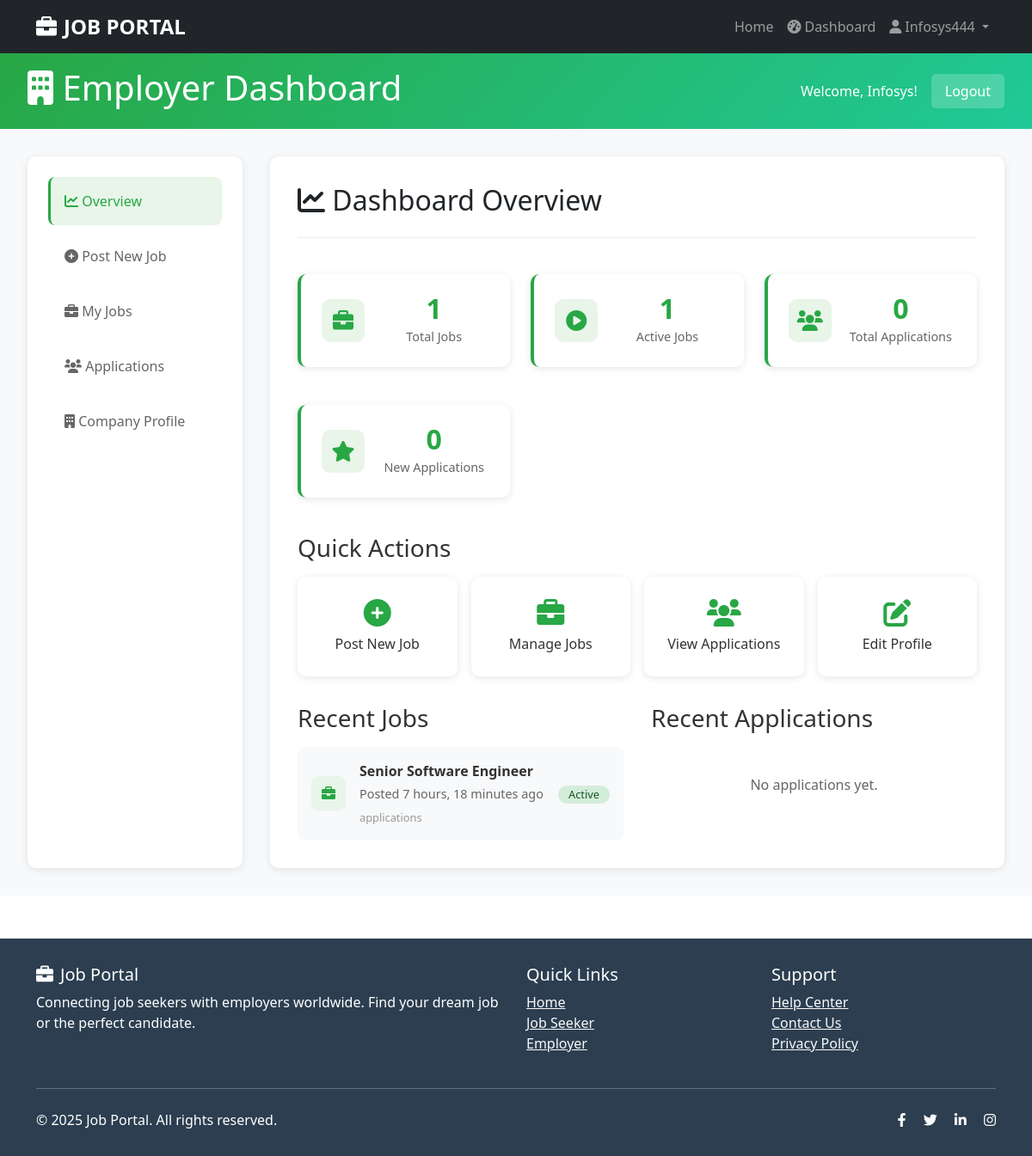
/users/dashboard/employer/ (signed in), run on an earlier commit of the app's database.
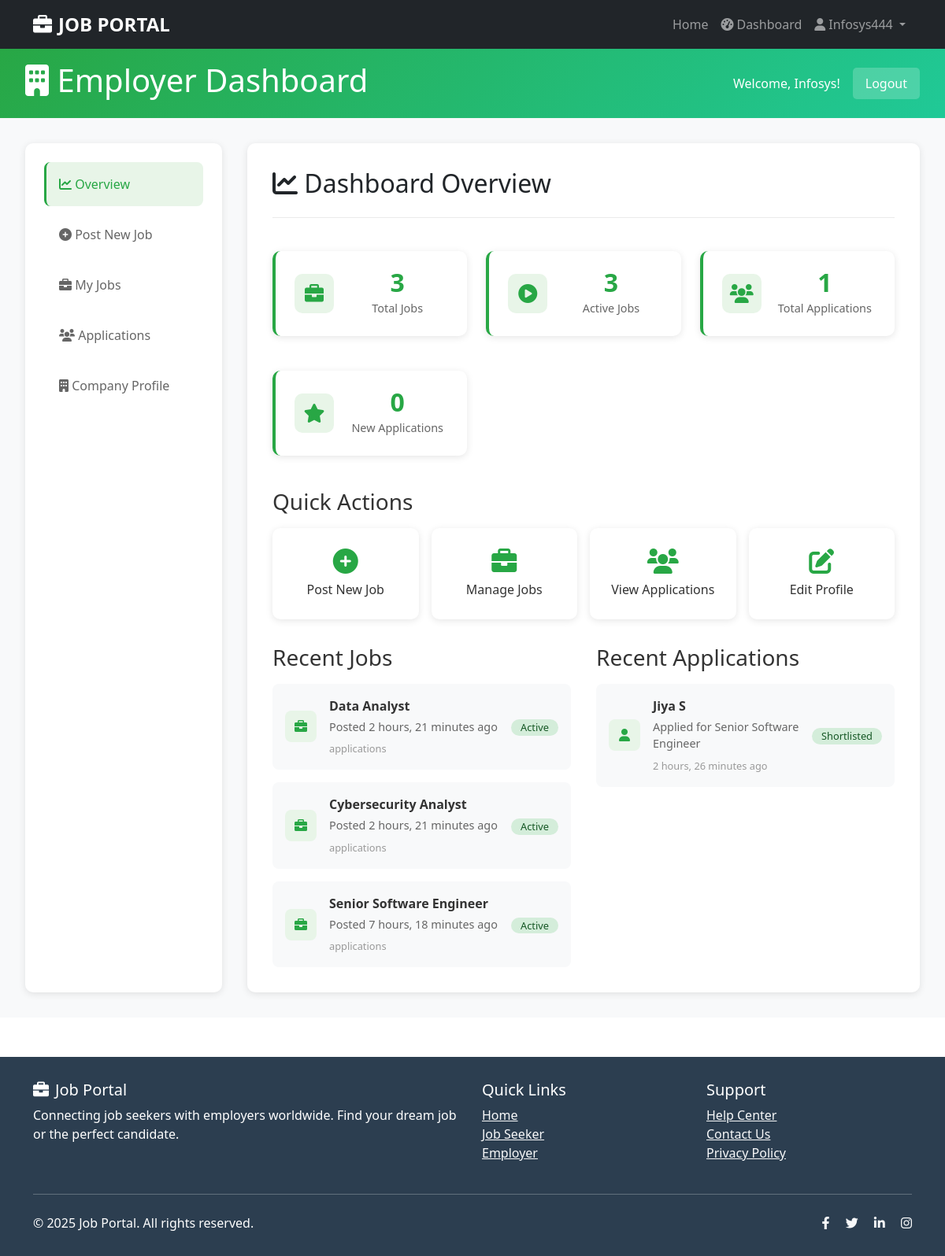
And on a later commit of the database.
### jobs/models.py (models this page shows, shortened)
class Job(models.Model):
    JOB_TYPE_CHOICES = (
        ('full_time', 'Full Time'),
        ('part_time', 'Part Time'),
        ('contract', 'Contract'),
        ('internship', 'Internship'),
        ('remote', 'Remote'),
    )
    EXPERIENCE_LEVEL_CHOICES = (
        ('entry', 'Entry Level'),
        ('mid', 'Mid Level'),
        ('senior', 'Senior Level'),
    )
    employer = models.ForeignKey('users.Employer', on_delete=models.CASCADE)  # Use string reference
    title = models.CharField(max_length=200)
    department = models.CharField(max_length=100)
    location = models.CharField(max_length=100)
    job_type = models.CharField(max_length=20, choices=JOB_TYPE_CHOICES)
    experience_level = models.CharField(max_length=20, choices=EXPERIENCE_LEVEL_CHOICES)
    salary = models.CharField(max_length=100, blank=True)
    description = models.TextField()
    requirements = models.TextField()
    is_active = models.BooleanField(default=True)
    created_at = models.DateTimeField(auto_now_add=True)
    class Meta:
        ordering = ['-created_at']

class Application(models.Model):
    STATUS_CHOICES = (
        ('applied', 'Applied'),
        ('viewed', 'Viewed'),
        ('shortlisted', 'Shortlisted'),
        ('rejected', 'Rejected'),
        ('hired', 'Hired'),
    )
    job_seeker = models.ForeignKey('users.JobSeeker', on_delete=models.CASCADE)  # Use string reference
    job = models.ForeignKey(Job, on_delete=models.CASCADE)
    status = models.CharField(max_length=20, choices=STATUS_CHOICES, default='applied')
    applied_date = models.DateTimeField(auto_now_add=True)
    cover_letter = models.TextField(blank=True)
    class Meta:
        unique_together = ['job_seeker', 'job']
        ordering = ['-applied_date']

### users/models.py (models this page shows, shortened)
class JobSeeker(models.Model):
    user = models.OneToOneField(User, on_delete=models.CASCADE)
    full_name = models.CharField(max_length=100)
    phone = models.CharField(max_length=15)
    location = models.CharField(max_length=100, blank=True)
    skills = models.TextField(blank=True)
    experience = models.TextField(blank=True)
    education = models.TextField(blank=True)
    bio = models.TextField(blank=True)
    resume = models.FileField(upload_to='resumes/', blank=True, null=True)
    created_at = models.DateTimeField(default=timezone.now)

### users/views.py (the view)
# urls.py: path('dashboard/employer/', views.employer_dashboard, name='employer_dashboard'),
@login_required
def employer_dashboard(request):
    if not hasattr(request.user, 'employer'):
        messages.error(request, 'Only employers can access this dashboard.')
        return redirect('dashboard')
    try:
        employer = request.user.employer
        total_jobs = Job.objects.filter(employer=employer).count()
        active_jobs = Job.objects.filter(employer=employer, is_active=True).count()
        total_applications = Application.objects.filter(job__employer=employer).count()
        new_applications = Application.objects.filter(
            job__employer=employer,
            status='applied'
        ).count()
        shortlisted_applications = Application.objects.filter(
            job__employer=employer,
            status='shortlisted'
        ).count()
        recent_jobs = Job.objects.filter(employer=employer).order_by('-created_at')[:5]
        recent_applications = Application.objects.filter(
            job__employer=employer
        ).select_related('job_seeker', 'job').order_by('-applied_date')[:5]
        context = {
            'employer': employer,
            'total_jobs': total_jobs,
            'active_jobs': active_jobs,
            'total_applications': total_applications,
            'new_applications': new_applications,
            'shortlisted_applications': shortlisted_applications,
            'recent_jobs': recent_jobs,
            'recent_applications': recent_applications,
        }
        return render(request, 'users/employer_dashboard.html', context)
    except Employer.DoesNotExist:
        messages.error(request, 'Employer profile not found.')
        return redirect('home')

### templates/users/employer_dashboard.html (shortened to what the changed rows need)
{% extends 'base.html' %}
{% block content %}
<div class="dashboard-container">
    <header class="dashboard-header">
        <div class="header-content">
            <h1><i class="fas fa-building"></i> Employer Dashboard</h1>
        </div>
    </header>
    <div class="dashboard-main">
        <main class="content-area">
            <section id="overview" class="content-section active">
                <div class="section-header">
                    <h2><i class="fas fa-chart-line"></i> Dashboard Overview</h2>
                </div>
                <div class="stats-grid">
                    <div class="stat-card">
                        <div class="stat-content">
                            <span class="stat-number">{{ total_jobs }}</span>
                            <span class="stat-label">Total Jobs</span>
                        </div>
                    </div>
                    <div class="stat-card">
                        <div class="stat-content">
                            <span class="stat-number">{{ active_jobs }}</span>
                            <span class="stat-label">Active Jobs</span>
                        </div>
                    </div>
                    <div class="stat-card">
                        <div class="stat-content">
                            <span class="stat-number">{{ total_applications }}</span>
                            <span class="stat-label">Total Applications</span>
                        </div>
                    </div>
                </div>
                <div class="recent-activity">
                    <div class="activity-section">
                        <div class="activity-list">
                            {% if recent_jobs %}
                                {% for job in recent_jobs %}
                                <div class="activity-item">
                                    <div class="activity-icon">
                                        <i class="fas fa-briefcase"></i>
                                    </div>
                                    <div class="activity-content">
                                        <strong>{{ job.title }}</strong>
                                        <span>Posted {{ job.created_at|timesince }} ago</span>
                                        <small>{{ job.application_count }} applications</small>
                                    </div>
                                    <div class="activity-status">
                                        <span class="badge {% if job.is_active %}active{% else %}inactive{% endif %}">
                                            {% if job.is_active %}Active{% else %}Inactive{% endif %}
                                        </span>
                                    </div>
                                </div>
                                {% endfor %}
                            {% else %}
                                <div class="no-activity">
                                    <p>No jobs posted yet. <a href="{% url 'post_job' %}">Post your first job!</a></p>
                                </div>
                            {% endif %}
                        </div>
                    </div>
                    <div class="activity-section">
                        <div class="activity-list">
                            {% if recent_applications %}
                                {% for application in recent_applications %}
                                <div class="activity-item">
                                    <div class="activity-icon">
                                        <i class="fas fa-user"></i>
                                    </div>
                                    <div class="activity-content">
                                        <strong>{{ application.job_seeker.full_name }}</strong>
                                        <span>Applied for {{ application.job.title }}</span>
                                        <small>{{ application.applied_date|timesince }} ago</small>
                                    </div>
                                    <div class="activity-status">
                                        <span class="badge status-{{ application.status }}">
                                            {{ application.get_status_display }}
                                        </span>
                                    </div>
                                </div>
                                {% endfor %}
                            {% else %}
                                <div class="no-activity">
                                    <p>No applications yet.</p>
                                </div>
                            {% endif %}
                        </div>
                    </div>
                </div>
            </section>
        </main>
    </div>
</div>
{% endblock %}

What changed in the data, as far as the page shows it:
added Job: title "Data Analyst", created_at "2 hours, 21 minutes", is_active "Active"
added Job: title "Cybersecurity Analyst", created_at "2 hours, 21 minutes", is_active "Active"
added Application: job_seeker.full_name "Jiya S", job "Senior Software Engineer", applied_date "2 hours, 26 minutes", status "Shortlisted"
Also different on the page:
{{ total_jobs }}: "1" → "3"
{{ active_jobs }}: "1" → "3"
{{ total_applications }}: "0" → "1"
text no longer shown: "No applications yet."
